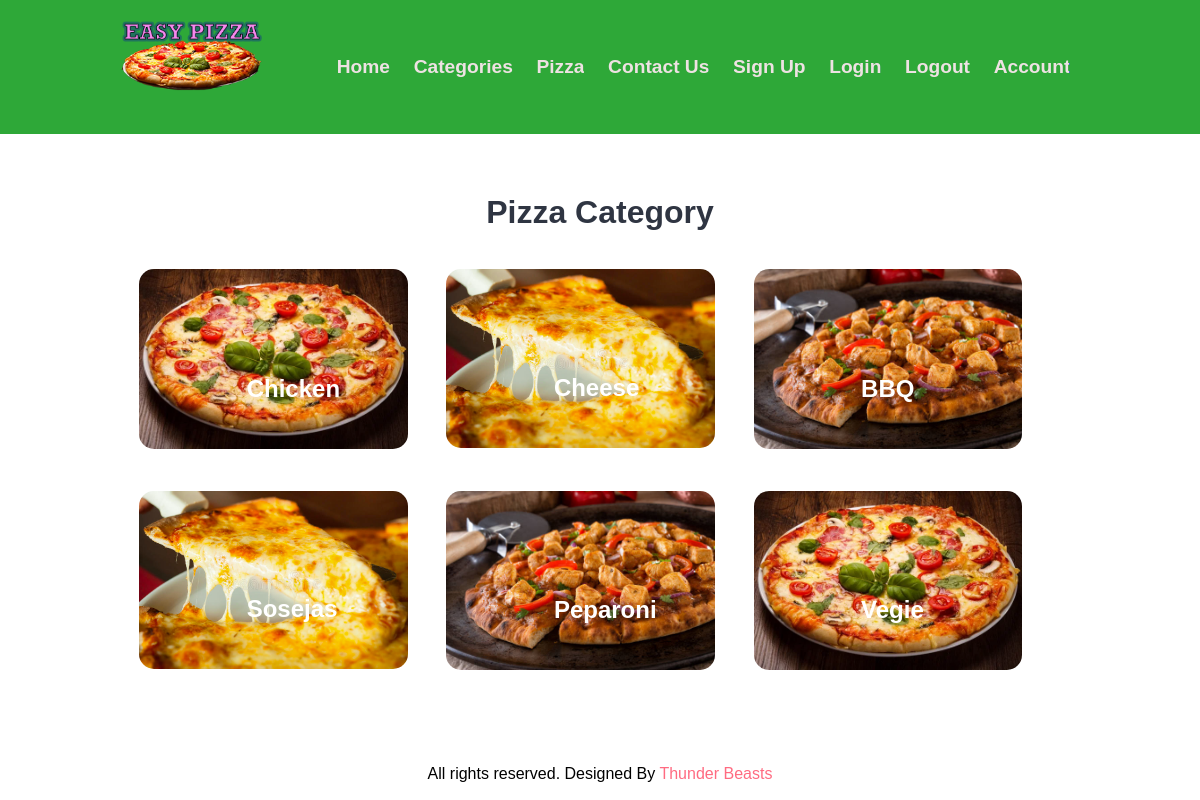
Page /user/pizza-categories.php on the committed database.
### tables this page shows
CREATE TABLE `pizza_category` (
  `id_category` int(10) UNSIGNED NOT NULL,
  `title` varchar(100) NOT NULL,
  `image_name` varchar(255) NOT NULL,
  `featured` varchar(10) NOT NULL,
  `active` varchar(10) NOT NULL
);

### user/pizza-categories.php (the view, shortened to what this page needs)
<?php include('partials/menu.php'); ?>
<section class="categories">
    <div class="container">
        <h2 class="text-center">Pizza Category</h2>
        <?php
        $sql = "SELECT * FROM pizza_category WHERE active='Yes'";
        $res = mysqli_query($conn, $sql);
        $count = mysqli_num_rows($res);
        if ($count > 0) {
            while ($row = mysqli_fetch_assoc($res)) {
                $id = $row['id_category'];
                $title = $row['title'];
                $image_name = $row['image_name'];
        ?>
                <a href="<?php SITEURL; ?>category-pizza.php?category_id=<?php echo $id; ?>">
                    <div class="box-3 float-container">
                        <?php
                        if ($image_name == "") {
                            echo "<div class='error text-center'>Image Not Available</div>";
                        } else {
                        ?>
                            <img src="<?php echo SITEURL; ?>images/category/<?php echo $image_name; ?>" alt="Pizza" class="img-responsive img-curve">
                        <?php
                        }
                        ?>
                        <h3 class="float-text text-white"><?php echo $title; ?></h3>
                    </div>
                </a>
        <?php
            }
        } else {
            echo "<div class='error text-center'>Category not Added</div>";
        }
        ?>
    </div>
</section>
<?php include('partials/footer.php'); ?>

### css/style.css (style rules this page uses)
* { margin: 0 0; padding: 0 0; font-family: Arial, Helvetica, sans-serif; }
.container { width: 80%; margin: 0 auto; padding: 1%; }
.img-responsive { width: 100%; }
.img-curve { border-radius: 15px; }
.text-center { text-align: center; }
.text-white { color: white; }
a { color: #ff6b81; text-decoration: none; }
h2 { color: #2f3542; font-size: 2rem; margin-bottom: 2%; }
h3 { font-size: 1.5rem; }
.float-container { position: relative; }
.float-text { position: absolute; bottom: 50px; left: 40%; }
.categories { padding: 4% 0; }
.box-3 { width: 28%; float: left; margin: 2%; }

### rows in the picture
pizza_category: image_name (picture), title "Chicken"
pizza_category: image_name (picture), title "Cheese"
pizza_category: image_name (picture), title "BBQ"
pizza_category: image_name (picture), title "Sosejas"
pizza_category: image_name (picture), title "Peparoni"
pizza_category: image_name (picture), title "Vegie"
